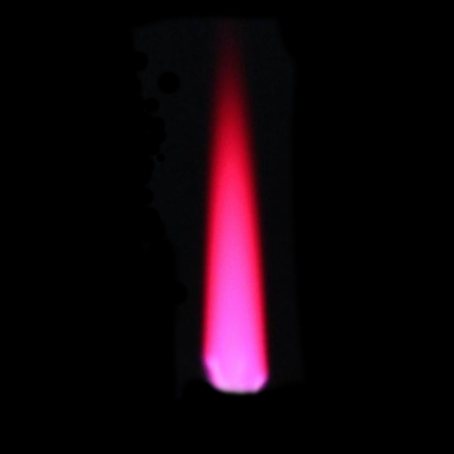
%> input picture fitting/pinkflame.png, 454 x 454 px
$ octave fittoimage.m   (GNU Octave 9; MATLAB toolbox functions it lacks are replaced by stand-ins)
%> lines starting %> are read from the running program, lines starting %| are printed output that depends on the picture; in (x1, y1, x2, y2) boxes, pixels count from 0 and x2, y2 are one past the last pixel; in counts of white or black regions, pixels touching at a corner belong together; the program's own positions count from 1
clear all

twodflame.normm = [];
twodflame.norms = [];
twodflame.scale = [];
twodflame.unifo = [];
twodflame.maxim = [];
twodflame.maxes = [];

% a quick experiment...

img = double(imread('pinkflame.png'))./255;

img = imresize(img,2);
%> img: size 908x908x3 double

mask = rgb2gray(img)>0.045;
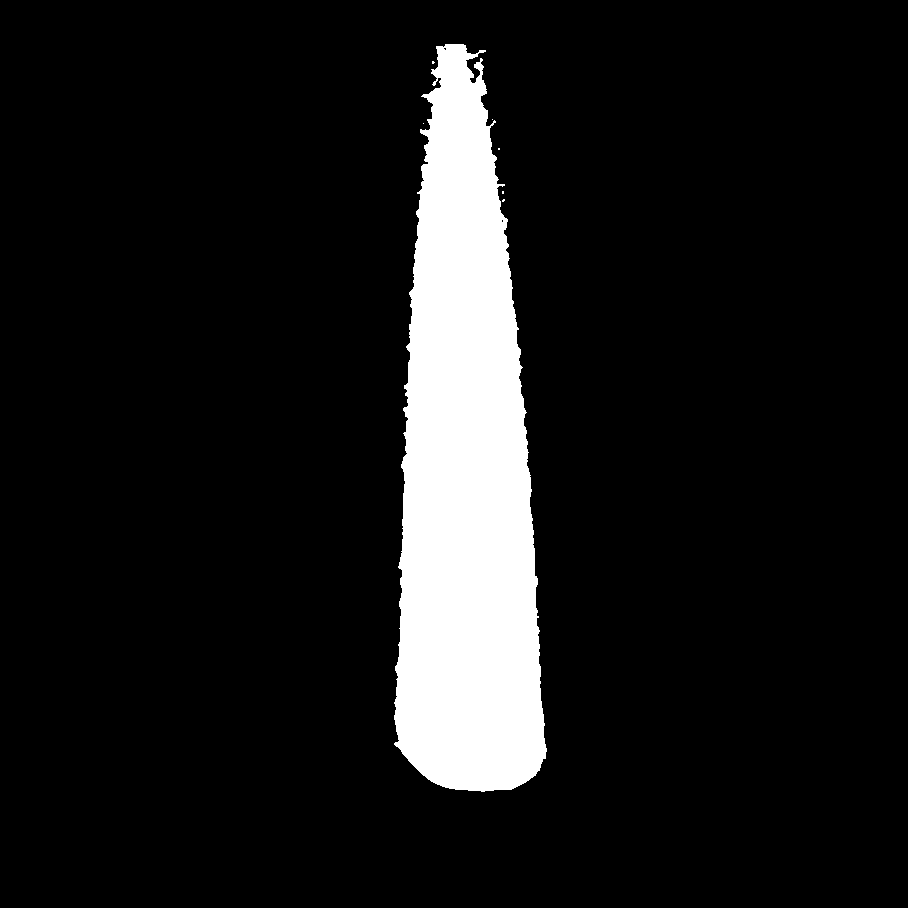
%> mask: size 908x908 logical; 9.8% white; 7 white regions (6 under 20 px), largest, box (x1, y1, x2, y2) and area: (394, 44, 547, 792) 81032

mask = imfilter(mask,fspecial('average',5));
%> mask: size 908x908 logical; 9.8% white; 4 white regions (3 under 20 px), largest, box (x1, y1, x2, y2) and area: (394, 44, 547, 792) 80974
% imshow(mask);

[x,y] = meshgrid(linspace(0,1,size(img,2)),linspace(1,0,size(img,1)));

grid = [x(:)';y(:)'];

points = grid(:,mask(:));

figure(3);
plot(points(1,:),points(2,:),'.');
axis equal
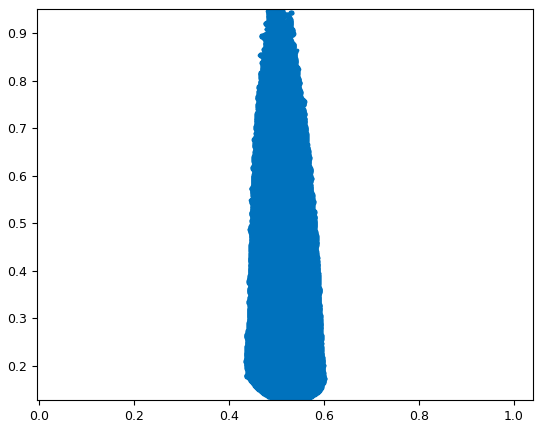
%> figure redrawn from the program's plot data
% return
% [v, ~] = eig(cov(points'));
v = eye(2);

n = 40;
nn = (max(points(2,:))-min(points(2,:)))./(n-1);
%> nn = 0.0211
qpoints = v'*points;
qpoints(2,:) = round(points(2,:)./nn).*nn;

%> (the run ends here)
